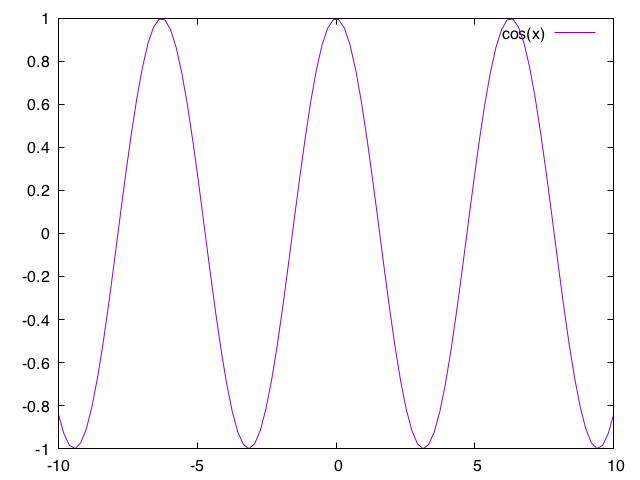

Generate this figure with gnuplot:
png_filename = "fx_cos_x.png"
load "lib_common.plt"
plot cos(x)
